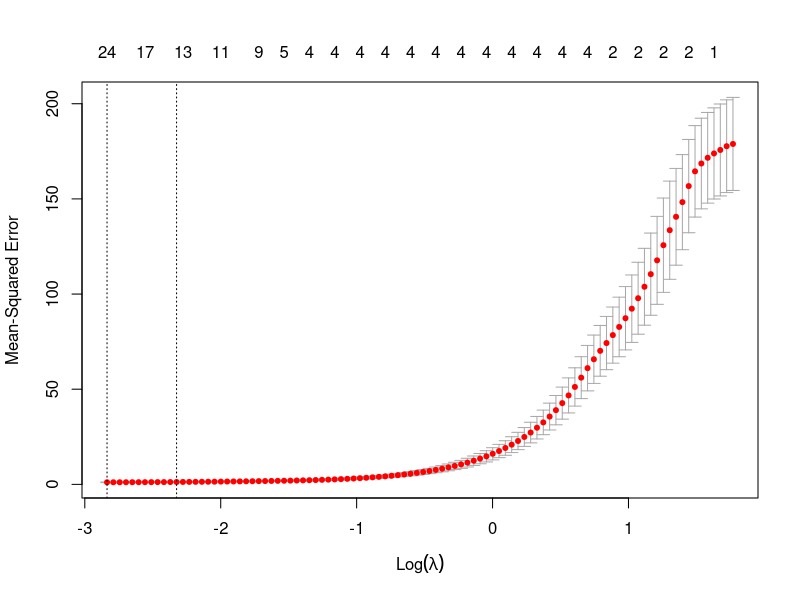
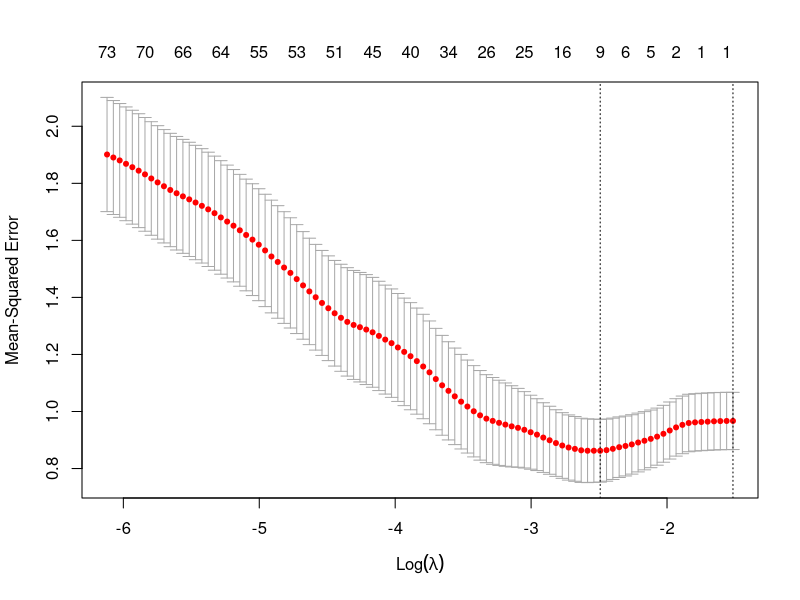
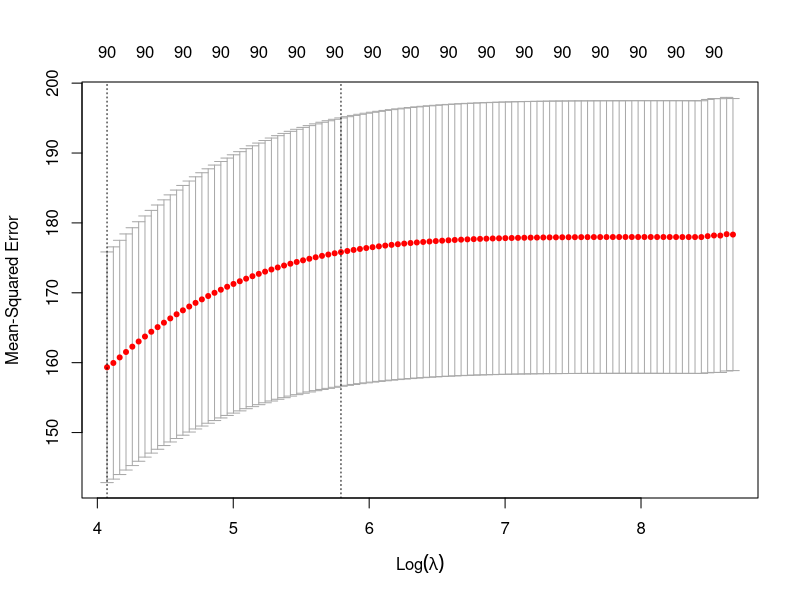
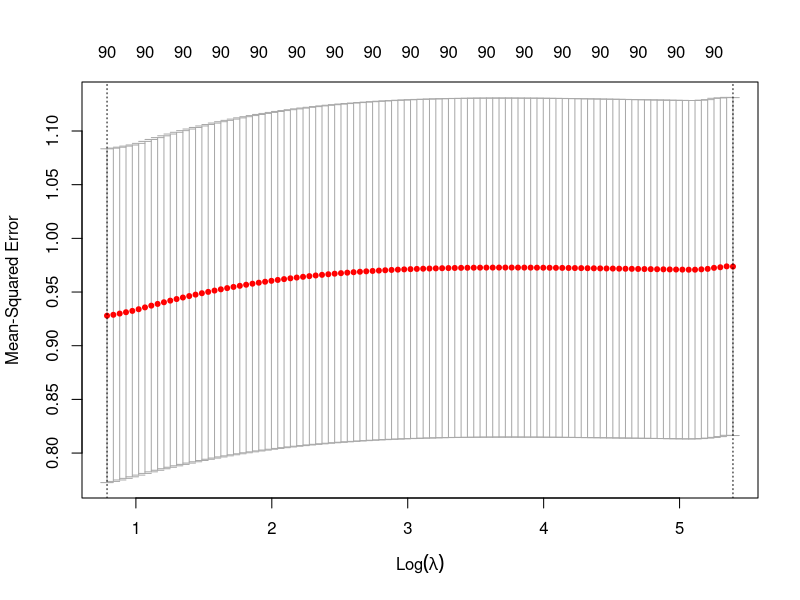

Write the R code that produced these figures, in order.
## ---- chunk 1
knitr::opts_chunk$set(echo = TRUE)
## ---- chunk 2
# load libraries
library(glmnet)
library(MASS)
library(tidyverse)

# set up parameters
set.seed(369) 


n <- 90  
p <- 90  
lambdas <- 2^ seq(6, -4, length = 100)  # lambda values.

# set up correlation matrix between Xs.
cor.mat <- matrix(0.75, nrow = p, ncol = p)
diag(cor.mat) <- 1
cor.mat[lower.tri(cor.mat)] <- t(cor.mat)[lower.tri(cor.mat)]

# dat_A
X1 <- mvrnorm(n, mu=rep(1, p), Sigma = cor.mat)
colnames(X1) <- paste0('X', str_pad(1:p, nchar(p), 'left', '0'))

n_betas <- 5
betas <- as.vector(scale(sample(1:n_betas))) * 12
related.ind <- sample(1:p, n_betas)

y1 <- as.numeric(betas %*% t(X1[,related.ind]) + rnorm(n))

dat_A <- cbind(data.frame(Y = y1), X1)

# dat_B
X2 <- mvrnorm(n, mu=rep(1, p), Sigma = cor.mat)
colnames(X2) <- paste0('X', str_pad(1:p, nchar(p), 'left', '0'))

all_betas <- sample(as.vector(scale(1:p))) * 0.1
y2 <- as.numeric(all_betas %*% t(X2) + rnorm(n))

dat_B <- cbind(data.frame(Y = y2), X2)
## ---- chunk 3
train_prop = 0.8
smp_size = floor(train_prop * nrow(dat_A))

train_idx = sample(seq_len(nrow(dat_A)), size=smp_size)
train_A = dat_A[train_idx, ]
test_A = dat_A[-train_idx, ]

train_idx = sample(seq_len(nrow(dat_B)), size=smp_size)
train_B = dat_B[train_idx, ]
test_B = dat_B[-train_idx, ]
## ---- chunk 4
fit_lasso <- function (train){
  
  df = feature_label_split(train)
  xval = cv.glmnet(as.matrix(df$X),df$y)
  
  return (xval)
}

feature_label_split <- function(dataset){
  X = as.matrix(dataset[, -1])
  y = dataset$Y
  
  return(list("X"= X, "y"=y))
}
## ---- chunk 5
setA_xval = fit_lasso(train_A)
plot(setA_xval)
setA_xval$lambda.min
## ---- chunk 6
setB_xval = fit_lasso(train_B)
plot(setB_xval)
setB_xval$lambda.min
## ---- chunk 7

calc_MSPE <- function(train, test, xval){
  
  #split features and labels
   train_df = feature_label_split(train)
   test_df = feature_label_split(test)
   
  #perform test set predictions
  lasso.fit = glmnet(as.matrix(train_df$X),train_df$y)
  pred_y = predict(lasso.fit, as.matrix(test_df$X), s=xval$lambda.min)
  
  #calculate MSPE
  MSPE = mean((test_df$y-pred_y)^2)
  
  return(MSPE)

}
    

  
number_of_nonzero_coefficients <- function(train, xval){
  
  train_df = feature_label_split(train)
  
  lasso.fit = glmnet(as.matrix(train_df$X),train_df$y)
  betas= as.matrix(coef(lasso.fit, s=xval$lambda.min))
  
  beta_nonzero = sum(betas != 0)
  
  return(beta_nonzero)
}
## ---- chunk 8
#MSPE
setA_MSPE <- calc_MSPE(train_A,test_A, setA_xval)
#Number of non-zero coefficients
non_zero_set_A =  number_of_nonzero_coefficients(train_A, setA_xval)

setA_MSPE
non_zero_set_A
## ---- chunk 9
#MSPE
setB_MSPE <- calc_MSPE(train_B,test_B, setB_xval)
#Number of non-zero coefficients
non_zero_set_B =  number_of_nonzero_coefficients(train_B, setB_xval)

setA_MSPE
non_zero_set_B
## ---- chunk 10
fit_ridge <- function (train){
  
  df = feature_label_split(train)
  xval = cv.glmnet(as.matrix(df$X),df$y, alpha = 0)
  
  return (xval)
}

feature_label_split <- function(dataset){
  X = as.matrix(dataset[, -1])
  y = dataset$Y
  
  return(list("X"= X, "y"=y))
}
## ---- chunk 11
setA_xval = fit_ridge(train_A)
plot(setA_xval)
setA_xval$lambda.min
## ---- chunk 12
setB_xval = fit_ridge(train_B)
plot(setB_xval)
setB_xval$lambda.min
## ---- chunk 13

calc_ridge_MSPE <- function(train, test, xval){
  
  #split features and labels
   train_df = feature_label_split(train)
   test_df = feature_label_split(test)
   
  #perform test set predictions
  ridge_fit = glmnet(as.matrix(train_df$X),train_df$y, alpha=0)
  pred_y = predict(ridge_fit, as.matrix(test_df$X), s=xval$lambda.min)
  
  #calculate MSPE
  MSPE = mean((test_df$y-pred_y)^2)
  
  return(MSPE)

}
    

  
number_of_nonzero_coefficients_ridge <- function(train, xval){
  
  train_df = feature_label_split(train)
  
  ridge_fit = glmnet(as.matrix(train_df$X),train_df$y, alpha=0)
  betas= as.matrix(coef(ridge_fit, s=xval$lambda.min))
  
  beta_nonzero = sum(betas != 0)
  
  return(beta_nonzero)
}
## ---- chunk 14
#MSPE
setA_ridge_MSPE <- calc_ridge_MSPE(train_A,test_A, setA_xval)
#Number of non-zero coefficients
ridge_non_zero_setA =  number_of_nonzero_coefficients_ridge(train_A, setA_xval)

setA_ridge_MSPE
ridge_non_zero_setA
## ---- chunk 15
#MSPE
setB_ridge_MSPE <- calc_ridge_MSPE(train_B,test_B, setB_xval)
#Number of non-zero coefficients
ridge_non_zero_setB =  number_of_nonzero_coefficients_ridge(train_B, setB_xval)

setB_ridge_MSPE
ridge_non_zero_setB
